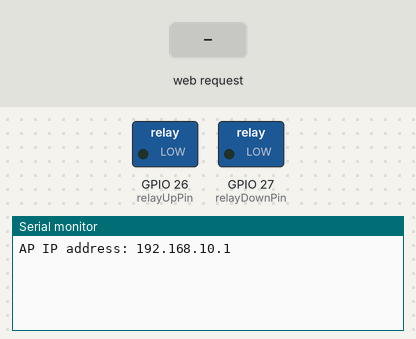
Bench run of a sketch on a simulated ESP32. On the bench: switched loads named in the sketch (green lamp = pin HIGH), the last lines printed to the serial monitor. Inputs (shaded band) come from the test bench. Storage starts empty.

Above: at 1.2 s.
1.3 s: HTTP request GET /stop received
At 2.4 s:
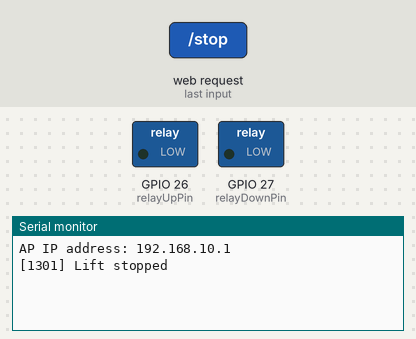
2.8 s: HTTP request GET /start?dir=1&time=1 received
At 3.5 s:
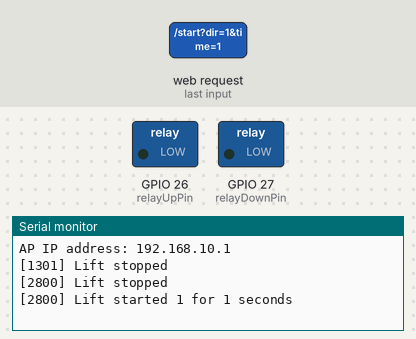

Measured:
- after the input at 1.3 s, the serial monitor: prints a new line at once (image 1)
- after the input at 2.8 s, the serial monitor: prints a new line at once (image 2)

The sketch:

LiftBuddy.ino
```cpp
#include <WiFi.h>
#include <WebServer.h>
#include <SPIFFS.h>

// Wi-Fi Access Point credentials
const char* ssid = "LIFT_BUDDY_2";
const char* password = "Ward9044031391";

// Web server on port 80
WebServer server(80);

// Relay pins
const int relayUpPin = 26;
const int relayDownPin = 27;

// Timer tracking
unsigned long liftStartTime = 0;
unsigned long liftDuration = 0;
bool liftRunning = false;

void stopLift() {
  digitalWrite(relayUpPin, LOW);   // deactivate relays
  digitalWrite(relayDownPin, LOW);
  liftRunning = false;

  Serial.print("[" + String(millis()) + "] ");
  Serial.println("Lift stopped");
}

void startLift(String dir, unsigned long seconds) {
  stopLift();  // ensure clean start

  if (dir == "up") {
    digitalWrite(relayUpPin, HIGH);
    digitalWrite(relayDownPin, LOW);
  } else if (dir == "down") {
    digitalWrite(relayDownPin, HIGH);
    digitalWrite(relayUpPin, LOW);
  }

  liftDuration = seconds * 1000;
  liftStartTime = millis();
  liftRunning = true;

  Serial.print("[" + String(liftStartTime) + "] ");
  Serial.print("Lift started ");
  Serial.print(dir);
  Serial.print(" for ");
  Serial.print(seconds);
  Serial.println(" seconds");
}

// Serve main web page
void handleRoot() {
  File file = SPIFFS.open("/index.html", "r");
  server.streamFile(file, "text/html");
  file.close();
}

// Handle /start?dir=up&time=30
void handleStart() {
  if (!server.hasArg("dir") || !server.hasArg("time")) {
    server.send(400, "text/plain", "Missing dir or time");
    return;
  }

  String dir = server.arg("dir");
  unsigned long seconds = server.arg("time").toInt();
  if (seconds < 1 || seconds > 300) {
    server.send(400, "text/plain", "Invalid time range");
    return;
  }

  startLift(dir, seconds);
  server.send(200, "text/plain", "Lift started");
}

// Handle /stop
void handleStop() {
  stopLift();
  server.send(200, "text/plain", "Lift stopped");
}

void setup() {
  Serial.begin(115200);

  // Set pin HIGH *before* setting pinMode

  pinMode(relayUpPin, OUTPUT);
  pinMode(relayDownPin, OUTPUT);
  digitalWrite(relayDownPin, LOW);
  digitalWrite(relayUpPin, LOW);

  // Start SPIFFS
  if (!SPIFFS.begin(true)) {
    Serial.println("SPIFFS Mount Failed");
    return;
  }

  // Set static IP (optional)
  IPAddress local_ip(192, 168, 10, 1);
  IPAddress gateway(192, 168, 10, 1);
  IPAddress subnet(255, 255, 255, 0);
  WiFi.softAPConfig(local_ip, gateway, subnet);

  // Start Wi-Fi AP
  WiFi.softAP(ssid, password);
  Serial.print("AP IP address: ");
  Serial.println(WiFi.softAPIP());

  // Web routes
  server.on("/", handleRoot);
  server.on("/start", handleStart);
  server.on("/stop", handleStop);
  server.begin();
}

void loop() {
  server.handleClient();

  // Auto stop relay if timer expired
  if (liftRunning && millis() - liftStartTime >= liftDuration) {
    stopLift();
  }
}
```
